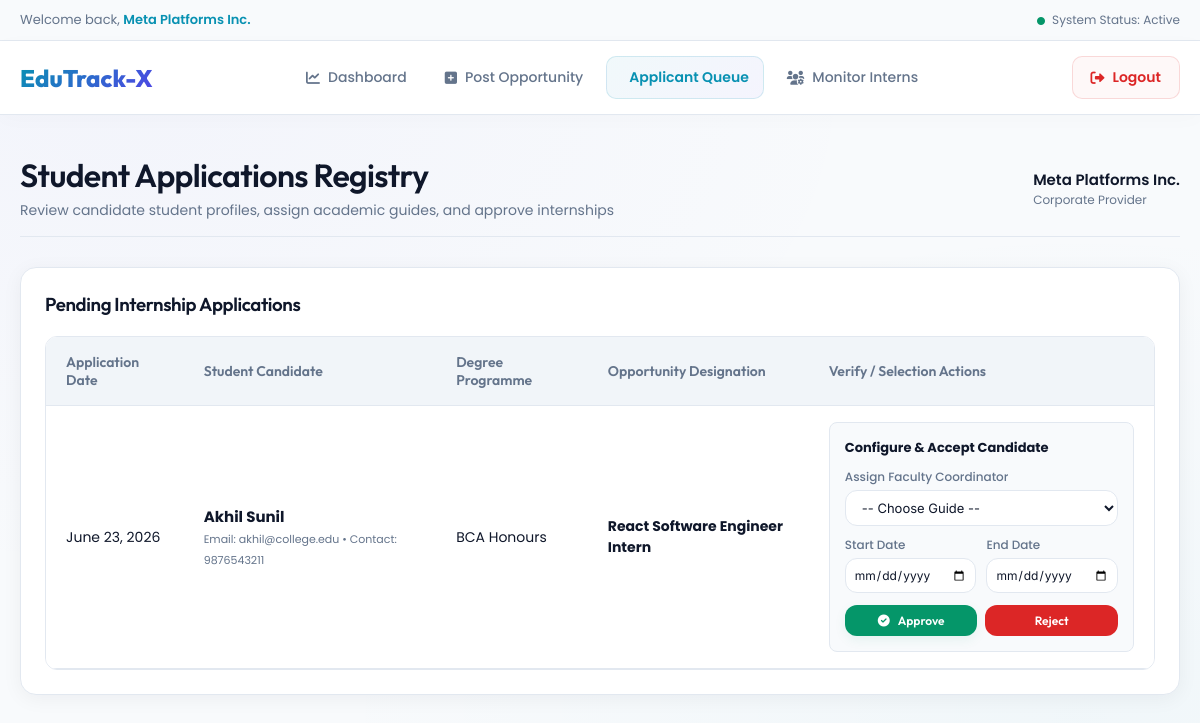
/Company/InternshipApplications/ (signed in), run on the app's committed database.
### Guest/models.py (models this page shows)
class tbl_company(models.Model):
    company_id = models.AutoField(primary_key=True)
    company_name = models.CharField(max_length=100)
    company_contactperson = models.CharField(max_length=100)
    company_email = models.EmailField(max_length=100, unique=True)
    company_contact = models.CharField(max_length=20)
    company_address = models.TextField()
    company_password = models.CharField(max_length=60)
    company_proof = models.FileField(upload_to='Assets/CompanyDocs/', null=True, blank=True)
    company_status = models.IntegerField(default=0) # 0 = Pending, 1 = Active/Approved, 2 = Rejected
    company_date = models.DateField(auto_now_add=True)

class tbl_student(models.Model):
    student_id = models.AutoField(primary_key=True)
    programme = models.ForeignKey(tbl_programme, on_delete=models.CASCADE)
    student_name = models.CharField(max_length=100)
    student_gender = models.CharField(max_length=20)
    student_dob = models.DateField()
    student_email = models.EmailField(max_length=100, unique=True)
    student_contact = models.CharField(max_length=20)
    student_address = models.TextField()
    student_admissionno = models.CharField(max_length=50, unique=True)
    student_semester = models.IntegerField(default=1)
    student_photo = models.FileField(upload_to='Assets/StudentDocs/', null=True, blank=True)
    student_password = models.CharField(max_length=60)
    student_status = models.IntegerField(default=0) # 0 = Pending, 1 = Active/Approved, 2 = Rejected
    student_date = models.DateField(auto_now_add=True)

### Student/models.py (models this page shows)
class tbl_internship(models.Model):
    internship_id = models.AutoField(primary_key=True)
    student = models.ForeignKey(tbl_student, on_delete=models.CASCADE, null=True, blank=True)
    company = models.ForeignKey(tbl_company, on_delete=models.CASCADE)
    faculty = models.ForeignKey(tbl_faculty, on_delete=models.SET_NULL, null=True, blank=True)
    internship_title = models.CharField(max_length=100)
    internship_description = models.TextField()
    internship_startdate = models.DateField(null=True, blank=True)
    internship_enddate = models.DateField(null=True, blank=True)
    internship_status = models.IntegerField(default=0) # 0 = Opportunity/Vacancy, 1 = Applied, 2 = Ongoing, 3 = Completed, 4 = Rejected
    internship_date = models.DateField(auto_now_add=True)
    internship_duration = models.CharField(max_length=50, blank=True, default='')
    internship_skills = models.TextField(blank=True, default='')
    internship_vacancies = models.IntegerField(default=1)
    internship_location = models.CharField(max_length=100, blank=True, default='')
    internship_eligibility = models.CharField(max_length=200, blank=True, default='')

### Administrator/models.py (models this page shows)
class tbl_programme(models.Model):
    programme_id = models.AutoField(primary_key=True)
    department = models.ForeignKey(tbl_department, on_delete=models.CASCADE)
    programme_name = models.CharField(max_length=100)
    programme_duration = models.IntegerField() # Duration in Semesters (e.g. 8)
    programme_totalcredit = models.IntegerField() # Total credits required (e.g. 160)
    programme_status = models.IntegerField(default=1) # 1 = Active, 0 = Inactive

### Company/views.py (the view)
# urls.py: path('InternshipApplications/', views.InternshipApplications, name='InternshipApplications'),
def InternshipApplications(request):
    company = get_company(request)
    if not company:
        return redirect('Guest:Login')
    apps = tbl_internship.objects.filter(company=company, internship_status=1)
    faculties = tbl_faculty.objects.filter(faculty_status=1)
    return render(request, 'Company/InternshipApplications.html', {'apps': apps, 'faculties': faculties})

### Company/views.py (called while the page is built)
def get_company(request):
    if 'cid' not in request.session:
        return None
    return tbl_company.objects.filter(company_id=request.session['cid']).first()

### Company/Templates/Company/InternshipApplications.html (shortened to what this page needs)
{% extends 'Company/CompanyBase.html' %}
{% block header_title %}Student Applications Registry{% endblock %}
{% block header_subtitle %}Review candidate student profiles, assign academic guides, and approve internships{% endblock %}
{% block active_apps %}active{% endblock %}
{% block content %}
<div class="glass-card">
    <h3>Pending Internship Applications</h3>
    {% if apps %}
    <div class="custom-table-container">
        <table class="custom-table">
            <thead>
                <tr>
                    <th>Application Date</th>
                    <th>Student Candidate</th>
                    <th>Degree Programme</th>
                    <th>Opportunity Designation</th>
                    <th>Verify / Selection Actions</th>
                </tr>
            </thead>
            <tbody>
                {% for app in apps %}
                <tr>
                    <td>{{ app.internship_date }}</td>
                    <td>
                        <strong style="display: block; font-size: 15px;">{{ app.student.student_name }}</strong>
                        <span style="font-size: 11px; color: var(--text-muted);">Email: {{ app.student.student_email }} • Contact: {{ app.student.student_contact }}</span>
                    </td>
                    <td>{{ app.student.programme.programme_name }}</td>
                    <td><strong>{{ app.internship_title }}</strong></td>
                    <td>
                        <div style="background: #f8fafc; border: 1px solid var(--border-color); border-radius: 8px; padding: 15px; text-align: left; max-width: 380px; margin-left: auto;">
                            <strong style="font-size: 13px; display: block; margin-bottom: 10px;">Configure & Accept Candidate</strong>
                            <form action="{% url 'Company:ApproveApplication' app.internship_id %}" method="post">
                                <div class="form-group" style="margin-bottom: 10px;">
                                    <label class="form-label" style="font-size: 12px; margin-bottom: 4px;" for="sel_faculty">Assign Faculty Coordinator</label>
                                    <select name="sel_faculty" id="sel_faculty" required style="padding: 8px 12px; font-size: 13px;">
                                        <option value="">-- Choose Guide --</option>
                                    </select>
                                </div>
                                <div style="display: grid; grid-template-columns: 1fr 1fr; gap: 10px; margin-bottom: 12px;">
                                    <div class="form-group" style="margin-bottom: 0;">
                                        <label class="form-label" style="font-size: 12px; margin-bottom: 4px;" for="start_date">Start Date</label>
                                        <input class="form-control" type="date" name="start_date" id="start_date" required style="padding: 8px; font-size: 12px;">
                                    </div>
                                    <div class="form-group" style="margin-bottom: 0;">
                                        <label class="form-label" style="font-size: 12px; margin-bottom: 4px;" for="end_date">End Date</label>
                                        <input class="form-control" type="date" name="end_date" id="end_date" required style="padding: 8px; font-size: 12px;">
                                    </div>
                                </div>
                                <div style="display: flex; gap: 8px;">
                                    <button type="submit" class="btn btn-success" style="padding: 8px 12px; font-size: 12px; flex: 1;">
                                        <i class="fa-solid fa-circle-check"></i> Approve
                                    </button>
                                    <a href="{% url 'Company:RejectApplication' app.internship_id %}" class="btn btn-danger" style="padding: 8px 12px; font-size: 12px; flex: 1; text-align: center;">
                                        Reject
                                    </a>
                                </div>
                            </form>
                        </div>
                    </td>
                </tr>
                {% endfor %}
            </tbody>
        </table>
    </div>
    {% else %}
    <p style="color: var(--text-muted); text-align: center; margin-top: 40px;">No pending candidate applications found.</p>
    {% endif %}
</div>
{% endblock %}

### Company/Templates/Company/CompanyBase.html (shortened to what this page needs)
{% load static %}
<!DOCTYPE html>
<html lang="en">
<head>
    <link rel="stylesheet" href="{% static 'css/style.css' %}">
    <link href="https://cdnjs.cloudflare.com/ajax/libs/font-awesome/6.0.0/css/all.min.css" rel="stylesheet">
</head>
<body>
    <div class="sub-header">
        <div class="container">
            <div class="sub-header-content">
                <span class="welcome-text">Welcome back, <em>{{ request.session.name }}</em></span>
                <span class="system-status"><i class="fa-solid fa-circle" style="color: var(--success); font-size: 8px; margin-right: 4px;"></i> System Status: Active</span>
            </div>
        </div>
    </div>
    <header class="dashboard-header-nav">
        <div class="container">
            <nav class="dashboard-nav">
                <a href="{% url 'Company:Dashboard' %}" class="logo">
                    EduTrack-X
                </a>
                <ul class="nav-menu" id="nav-menu">
                    <li class="{% block active_dashboard %}{% endblock %}">
                        <a href="{% url 'Company:Dashboard' %}">
                            <i class="fa-solid fa-chart-line"></i> Dashboard
                        </a>
                    </li>
                    <li class="{% block active_post %}{% endblock %}">
                        <a href="{% url 'Company:PostInternship' %}">
                            <i class="fa-solid fa-square-plus"></i> Post Opportunity
                        </a>
                    </li>
                    <li class="{% block active_apps %}{% endblock %}">
                        <a href="{% url 'Company:InternshipApplications' %}">
                             Applicant Queue
                        </a>
                    </li>
                    <li class="{% block active_monitor %}{% endblock %}">
                        <a href="{% url 'Company:MonitorInterns' %}">
                            <i class="fa-solid fa-users-gear"></i> Monitor Interns
                        </a>
                    </li>
                </ul>
                <div class="nav-right">
                    <a href="{% url 'Guest:Logout' %}" class="btn-logout">
                        <i class="fa-solid fa-right-from-bracket"></i> Logout
                    </a>
                </div>
            </nav>
        </div>
    </header>
    <div class="dashboard-main-content animate-fade-in">
        <div class="dashboard-header">
            <div>
                <h1>{% block header_title %}Provider Portal{% endblock %}</h1>
                <p style="color: var(--text-muted); font-size: 14px; margin-top: 5px;">{% block header_subtitle %}FYUGP Internship Provider Console{% endblock %}</p>
            </div>
            <div class="user-profile-badge">
                <div class="user-name-role">
                    <span class="name">{{ request.session.name }}</span>
                    <span class="role">Corporate Provider</span>
                </div>
            </div>
        </div>
        {% block content %}
        {% endblock %}
    </div>
</body>
</html>

### data on the page
tbl_company: session.name "Meta Platforms Inc."
tbl_internship: internship_date "June 23, 2026", student.student_name "Akhil Sunil", student.student_email "akhil@college.edu", student.student_contact "9876543211", student.programme.programme_name "BCA Honours", internship_title "React Software Engineer Intern"
